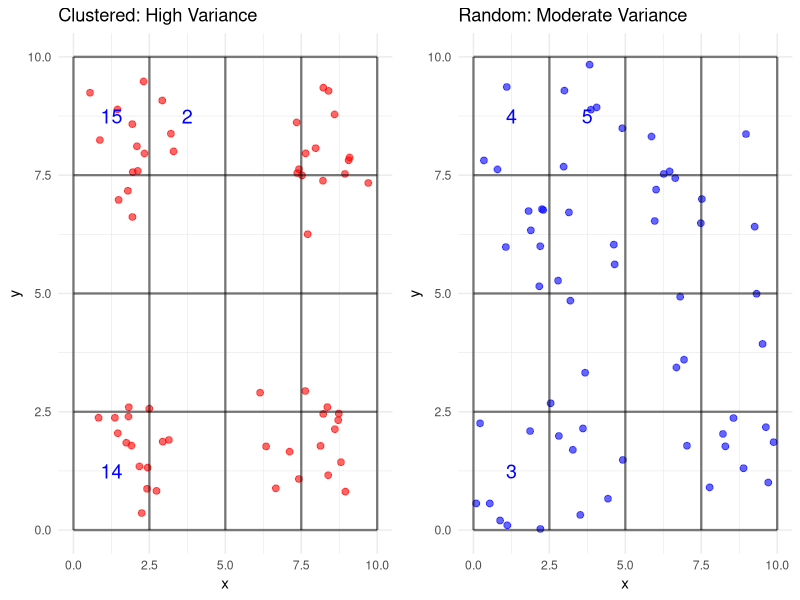

The R source for this figure:
## ---- chunk 1
#| echo: false
#| fig-width: 12
#| fig-height: 5
set.seed(101)

library(ggplot2)
library(gridExtra)
# Create three patterns
# Clustered
centers_c <- data.frame(x = c(2, 8, 2, 8), y = c(2, 2, 8, 8))
df_c <- data.frame()
for(i in 1:4) {
  pts <- data.frame(
    x = rnorm(15, centers_c$x[i], 0.8),
    y = rnorm(15, centers_c$y[i], 0.8)
  )
  df_c <- rbind(df_c, pts)
}

# Random
df_r <- data.frame(x = runif(60, 0, 10), y = runif(60, 0, 10))

# Dispersed
grid_base <- expand.grid(x = seq(0.5, 9.5, length.out = 8),
                         y = seq(0.5, 9.5, length.out = 8))
df_d <- data.frame(
  x = grid_base$x + rnorm(64, 0, 0.15),
  y = grid_base$y + rnorm(64, 0, 0.15)
)

# Quadrat grid overlay
quadrat_lines <- data.frame(
  x = rep(seq(0, 10, 2.5), each = 2),
  y = rep(c(0, 10), 5),
  group = rep(1:5, each = 2)
)
quadrat_lines_v <- data.frame(
  x = rep(c(0, 10), 5),
  y = rep(seq(0, 10, 2.5), each = 2),
  group = rep(6:10, each = 2)
)

p1 <- ggplot(df_c, aes(x, y)) +
  geom_point(size = 2, color = "red", alpha = 0.6) +
  geom_line(data = quadrat_lines, aes(x, y, group = group), 
            linewidth = 0.8, alpha = 0.5) +
  geom_line(data = quadrat_lines_v, aes(x, y, group = group), 
            linewidth = 0.8, alpha = 0.5) +
  annotate("text", x = 1.25, y = 8.75, label = "15", size = 5, color = "blue") +
  annotate("text", x = 3.75, y = 8.75, label = "2", size = 5, color = "blue") +
  annotate("text", x = 1.25, y = 1.25, label = "14", size = 5, color = "blue") +
  theme_minimal() + ggtitle("Clustered: High Variance") +
  xlim(0, 10) + ylim(0, 10)

p2 <- ggplot(df_r, aes(x, y)) +
  geom_point(size = 2, color = "blue", alpha = 0.6) +
  geom_line(data = quadrat_lines, aes(x, y, group = group), 
            linewidth = 0.8, alpha = 0.5) +
  geom_line(data = quadrat_lines_v, aes(x, y, group = group), 
            linewidth = 0.8, alpha = 0.5) +
  annotate("text", x = 1.25, y = 8.75, label = "4", size = 5, color = "blue") +
  annotate("text", x = 3.75, y = 8.75, label = "5", size = 5, color = "blue") +
  annotate("text", x = 1.25, y = 1.25, label = "3", size = 5, color = "blue") +
  theme_minimal() + ggtitle("Random: Moderate Variance") +
  xlim(0, 10) + ylim(0, 10)

grid.arrange(p1, p2, ncol = 2)
## ---- chunk 2
#| echo: false
#| fig-width: 12
#| fig-height: 4

# Simulating wildfire example data from reading
library(knitr)

wildfire_data <- data.frame(
  Decade = c("1980-1989", "1990-1999", "2000-2009"),
  VMR = c(0.504, 20.381, 30.818),
  ChiSquare = c(60.0, 2425, 3667),
  Interpretation = c("Random", "Highly Clustered", "Highly Clustered")
)

kable(wildfire_data, caption = "Wildfire Distribution in New Mexico by Decade")
